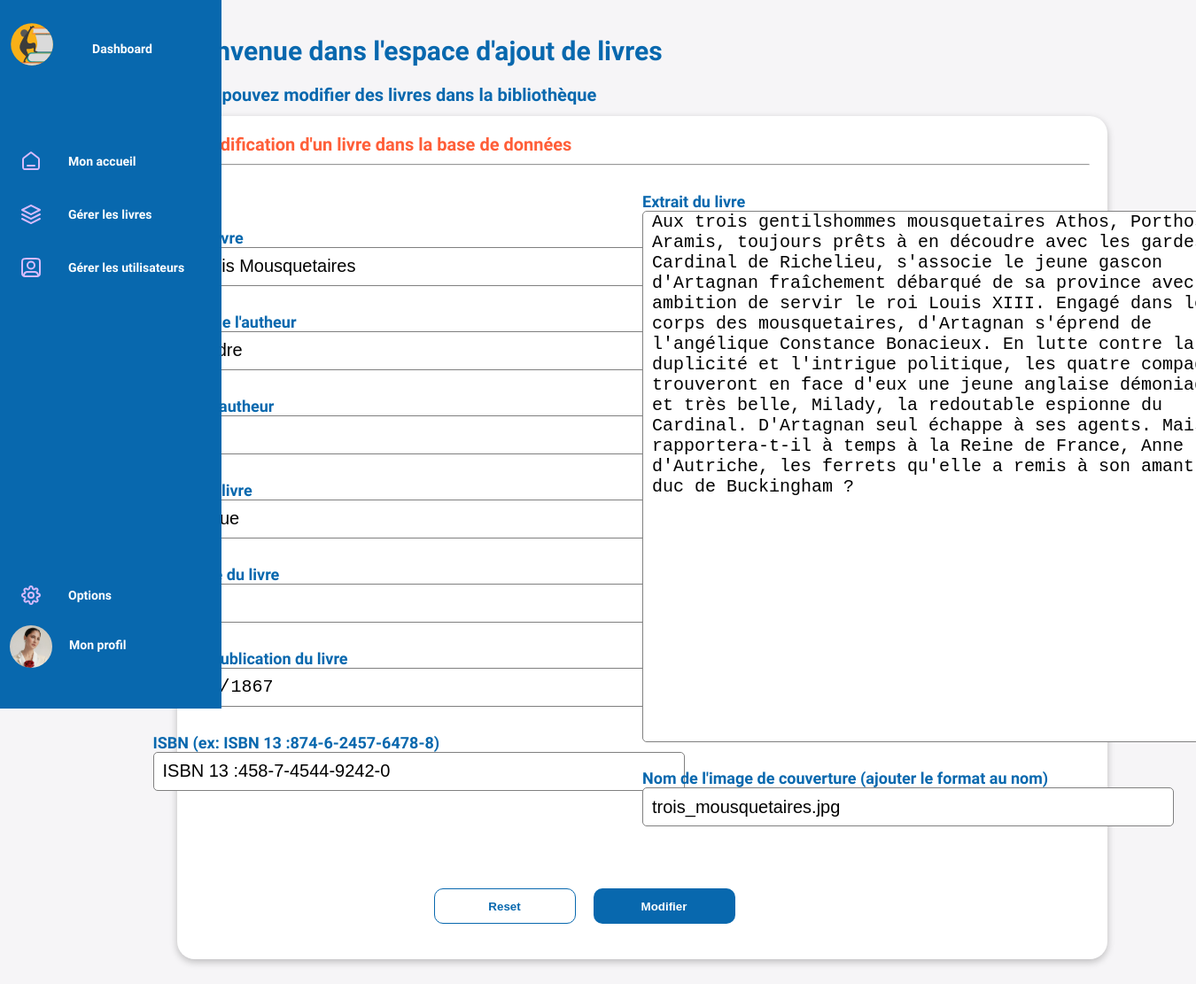
The app's page /admin/edit-book.php?id=3 (signed in) with its own data.
### tables this page shows
CREATE TABLE IF NOT EXISTS `work` (
  `id_work` int NOT NULL AUTO_INCREMENT,
  `title` varchar(200) DEFAULT NULL,
  `pict` varchar(100) DEFAULT NULL,
  `extract` text,
  `new` tinyint(1) DEFAULT NULL,
  `published_at` date DEFAULT NULL,
  `ISBN` varchar(50) DEFAULT NULL,
  PRIMARY KEY (`id_work`) USING BTREE
);

### admin/edit-book.php (the view, shortened to what this page needs)
<?php
require_once '../connexion.php';
include_once '../admin/header-main.php';
?>
<section id="dashboard-page-book-edit" class="row-limit-size-db">
    <div class="container-dashboard-base">
        <h1 class="h1-dashboard">Bienvenue dans l'espace d'ajout de livres</h1>
        <h2 class="h2-dashboard">Vous pouvez modifier des livres dans la bibliothèque</h2>
        <div id="box-edit-book-info" class="box-dashboard">
            <h3 class="h3-dashboard">Modification d'un livre dans la base de données</h3>
            <hr>
            <?php
            $id = $_GET['id'];
            $req_book = $db->prepare("SELECT DISTINCT `id_work`,`title`,`pict`,`extract`, `published_at`, `ISBN`,`author`.`lastname`, `author`.`firstname`, `genre`.`name`FROM `work`
                INNER JOIN `work_genre`
                ON `work`.`id_work` = `work_genre`.`work_id`
                INNER JOIN `genre`
                ON `work_genre`.`genre_id` =`genre`.`id_genre`
                INNER JOIN `work_author`
                ON `work_author`.`work_id` = `work`.`id_work`
                INNER JOIN `author`
                ON `work_author`.`author_id` = `author`.`id_author`
                WHERE `id_work` = :id");
            $req_book->bindParam('id', $id, PDO::PARAM_INT);
            $req_book->execute();
            $book = $req_book->fetch(PDO::FETCH_ASSOC);
            ?>
            <form action="#" id="form-book-edit">
                <div id="form-book-edit-left">
                    <div class="add-form-template-label-input">
                        <label for="work-title-edit" class="label-form-add-book">Titre du livre</label>
                        <input type="text" name="work-title" id="work-title-edit" class="input-form-add-book" value="<?= $book['title'] ?>" />
                    </div>
                    <div class="add-form-template-label-input">
                        <label for="author-firstname-edit" class="label-form-add-book">Prénom de l'autheur</label>
                        <input type="text" name="author-firstname-edit" id="author-firstname-edit" class="input-form-add-book" value="<?= $book['firstname'] ?>" />
                    </div>
                    <div class="add-form-template-label-input">
                        <label for="author-lastname-edit" class="label-form-add-book">Nom de l'autheur</label>
                        <input type="text" name="author-lastname-edit" id="author-lastname-edit" class="input-form-add-book" value="<?= $book['lastname'] ?>" />
                    </div>
                    <div class="add-form-template-label-input">
                        <label for="work-genre-edit" class="label-form-add-book">Genre du livre</label>
                        <input type="text" name="work-genre-edit" id="work-genre-edit" class="input-form-add-book" value="<?= $book['name'] ?>" />
                    </div>
                    <div class="add-form-template-label-input">
                        <label for="work-category-edit" class="label-form-add-book">Categorie du livre</label>
                        <input type="text" name="work-category" id="work-category-edit" class="input-form-add-book" />
                    </div>
                    <div class="add-form-template-label-input">
                        <label for="work-publish-date-edit" class="label-form-add-book">Date de publication du livre</label>
                        <input type="date" name="work-publish-date-edit" id="work-publish-date-edit" class="input-form-add-book" value="<?= $book['published_at'] ?>" />
                    </div>
                    <div class="add-form-template-label-input">
                        <label for="work-ISBN-edit" class="label-form-add-book">ISBN (ex: ISBN 13 :874-6-2457-6478-8) </label>
                        <input type="text" name="work-ISBN-edit" id="work-ISBN-edit" class="input-form-add-book" value="<?= $book['ISBN'] ?>" />
                    </div>
                </div>
                <div id="form-book-edit-right">
                    <label for="work-extract-edit" class="label-form-add-book">Extrait du livre</label>
                    <textarea name="work-extract-edit" id="work-extract-edit"><?= $book['extract'] ?></textarea>
                    <label for="work-pict-edit" class="label-form-add-book">Nom de l'image de couverture (ajouter le format au nom)</label>
                    <input type="text" name="work-pict-edit" id="work-pict-edit" class="input-form-add-book" value="<?= $book['pict'] ?>" />
                </div>
                <div id="group-btn-form-edit-commun">
                    <button type="reset" id="btn-reset-form-add-book">Reset</button>
                    <button type="submit" id="btn-submit-form-add-book">Modifier</button>
                </div>
            </form>
        </div>
    </div>
</section>
</main>
</body>
</html>

### css/style-admin.css (style rules this page uses)
.row-limit-size-db { padding-top: 40px; padding-left: 100px; padding: 40px 100px; }
body { background: #f6f5f7; font-family: "Hind Madurai", sans-serif; }
h1.h1-dashboard { font-size: 20px; text-align: inherit; color: #0868ae; margin-bottom: 6px; }
@media screen and (min-width: 950px) { h1.h1-dashboard { font-size: 30px; margin-bottom: 20px; } }
h2.h2-dashboard { font-size: 14px; text-align: inherit; color: #0868ae; margin-bottom: 6px; }
@media screen and (min-width: 950px) { h2.h2-dashboard { font-size: 20px; margin-bottom: 12px; } }
h3.h3-dashboard { font-size: 12px; text-align: inherit; color: #ff5e38; margin-bottom: 6px; }
@media screen and (min-width: 950px) { h3.h3-dashboard { font-size: 20px; } }
div.container-dashboard-base .box-dashboard { width: 100%; height: -moz-fit-content; height: fit-content; background-color: #fff; border-radius: 20px; padding: 20px; margin-bottom: 30px; box-shadow: rgba(0, 0, 0, 0.24) 0px 3px 8px; }
div.container-dashboard-base .box-dashboard hr { width: 100%; margin: 10px auto; }
section#dashboard-page-book-edit form#form-book-edit { display: flex; flex-wrap: wrap; width: 100%; padding-top: 20px; padding-bottom: 20px; }
section#dashboard-page-book-edit form#form-book-edit .label-form-add-book { display: block; font-size: 18px; margin-right: 20px; color: #0868ae; font-weight: bold; }
section#dashboard-page-book-edit form#form-book-edit .input-form-add-book { width: 600px; height: 44px; font-size: 20px; border-radius: 5px; padding-left: 10px; border: 1px solid gray; margin-bottom: 30px; }
section#dashboard-page-book-edit form#form-book-edit div#form-book-edit-left { display: flex; flex-direction: column; justify-content: center; align-items: center; width: 50%; }
section#dashboard-page-book-edit form#form-book-edit div#form-book-edit-left div.add-form-template-label-input .label-form-add-book { font-size: 18px; margin-right: 20px; }
section#dashboard-page-book-edit form#form-book-edit div#form-book-edit-right { display: flex; flex-direction: column; justify-content: center; width: 50%; }
section#dashboard-page-book-edit form#form-book-edit div#form-book-edit-right textarea#work-extract-edit { width: 690px; height: 600px; font-size: 20px; text-align: start; border-radius: 5px; padding-left: 10px; border: 1px solid gray; margin-bottom: 30px; }
section#dashboard-page-book-edit form#form-book-edit div#group-btn-form-edit-commun { width: 100%; display: flex; justify-content: center; margin-top: 40px; margin-right: 111px; }
section#dashboard-page-book-edit form#form-book-edit div#group-btn-form-edit-commun #btn-reset-form-add-book { width: 160px; height: 40px; font-weight: bold; border-radius: 10px; background-color: transparent; border: 1px solid #0868ae; color: #0868ae; margin-right: 30px; margin-right: 20px; }
section#dashboard-page-book-edit form#form-book-edit div#group-btn-form-edit-commun #btn-submit-form-add-book { width: 160px; height: 40px; font-weight: bold; border-radius: 10px; background-color: #0868ae; border: #0868ae; color: #fff; margin-right: 30px; margin-right: 20px; }

### records on screen
work: work-title "Les Trois Mousquetaires", work-publish-date-edit "11/15/1867", work-ISBN-edit "ISBN 13 :458-7-4544-9242-0", work-extract-edit "Aux trois gentilshommes mousquetaires Athos, Porthos et Aramis, toujours prêts à en découdre avec les gardes du Cardinal de Richelieu, s'associe le jeune gascon d'Artagnan fraîchement débarqué de sa province avec pour ambition de servir le roi Louis XIII. Engagé dans le corps des mousquetaires, d'Artagnan s'éprend de l'angélique Constance Bonacieux. En lutte contre la duplicité et l'intrigue politique, les quatre compagnons trouveront en face d'eux une jeune anglaise démoniaque et très belle, Milady, la redoutable espionne du Cardinal. D'Artagnan seul échappe à ses agents. Mais rapportera-t-il à temps à la Reine de France, Anne d'Autriche, les ferrets qu'elle a remis à son amant, le duc de…", work-pict-edit "trois_mousquetaires.jpg"
